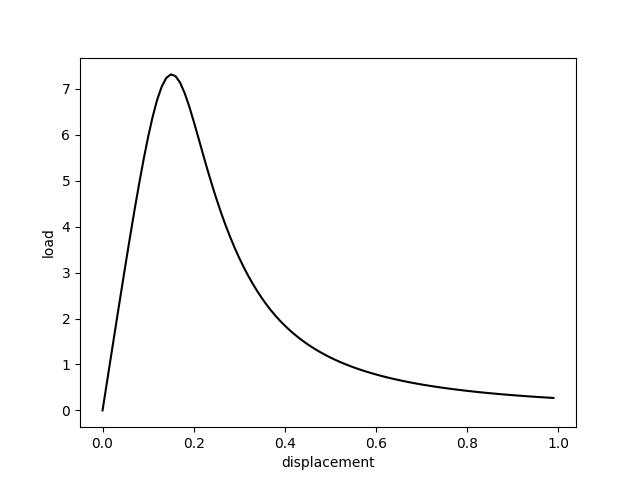

Generate this figure with Python:
#!/usr/bin/env python
from itertools import *
from matplotlib.pyplot import *
from numpy import *

font = {'family' : 'Times New Roman',
        'weight' : 'normal',
        'size'   : 18}

fig, ax = subplots()

x=[0.]
y=[0.]
f=open('./results/output','r')
for line in f:
    try:
        x.append(float(real(line.split())[0]))
        y.append(float(real(line.split())[1]))
    except:
        pass

plot(x[:min(size(x),size(y))],y[:min(size(x),size(y))],'k',label='numerical solution')
xlabel('displacement')
ylabel('load')
savefig('load-disp.jpg')
